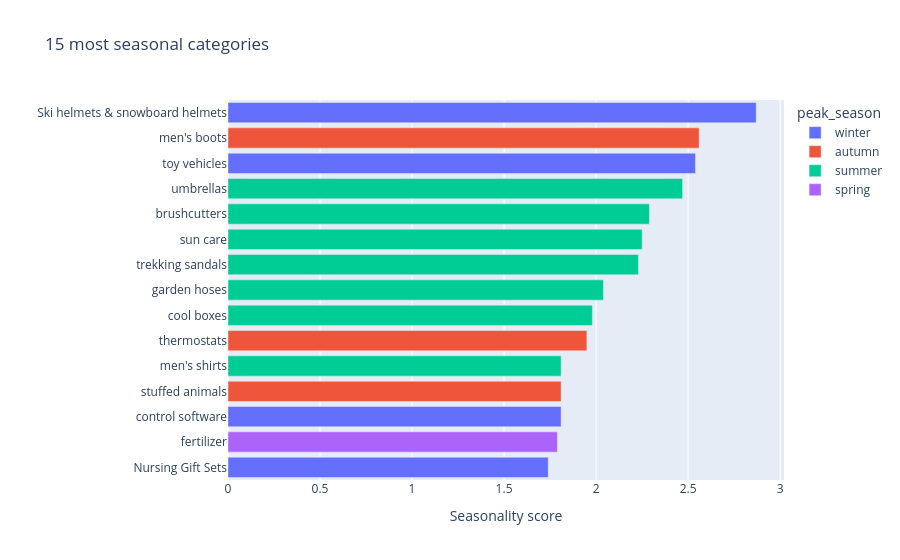

The notebook cell this image was saved under:
### Markdown cell above
#### 2.4 Most and least seasonal categories (Q1)

### Code cell
# Top 15 most seasonal categories, colored by peak season
top = kpis.sort_values("seasonality_score", ascending=False).head(15).reset_index()

fig = px.bar(top, x="seasonality_score", y="category", color="peak_season", orientation="h",
             hover_data=["peak_month", "low_month", "peak_vs_low"],
             title="15 most seasonal categories",
             labels={"seasonality_score": "Seasonality score", "category": ""})
fig.update_yaxes(categoryorder="total ascending")  # biggest bar on top
fig.show()

### Figure 1 — Plotly figure (JSON) as saved in the notebook; plotly's stock layout.template omitted (floating-point values rounded to 4 significant figures)
{"data": [{"customdata": [[1.0, 6.0, 21.43], [12.0, 6.0, 7.74], [1.0, 10.0, 6.04], [12.0, 9.0, 3.71]], "hovertemplate": "peak_season=winter<br>Seasonality score=%{x}<br>=%{y}<br>peak_month=%{customdata[0]}<br>low_month=%{customdata[1]}<br>peak_vs_low=%{customdata[2]}<extra></extra>", "legendgroup": "winter", "marker": {"color": "#636efa", "pattern": {"shape": ""}}, "name": "winter", "orientation": "h", "showlegend": true, "textposition": "auto", "type": "bar", "x": [2.87, 2.54, 1.81, 1.74], "xaxis": "x", "y": ["Ski helmets & snowboard helmets", "toy vehicles", "control software", "Nursing Gift Sets"], "yaxis": "y"}, {"customdata": [[11.0, 6.0, 13.46], [11.0, 6.0, 6.97], [11.0, 5.0, 3.95]], "hovertemplate": "peak_season=autumn<br>Seasonality score=%{x}<br>=%{y}<br>peak_month=%{customdata[0]}<br>low_month=%{customdata[1]}<br>peak_vs_low=%{customdata[2]}<extra></extra>", "legendgroup": "autumn", "marker": {"color": "#EF553B", "pattern": {"shape": ""}}, "name": "autumn", "orientation": "h", "showlegend": true, "textposition": "auto", "type": "bar", "x": [2.56, 1.95, 1.81], "xaxis": "x", "y": ["men's boots", "thermostats", "stuffed animals"], "yaxis": "y"}, {"customdata": [[6.0, 12.0, 19.04], [6.0, 1.0, 12.11], [6.0, 12.0, 6.81], [6.0, 12.0, 9.8], [7.0, 1.0, 9.6], [7.0, 12.0, 5.94], [7.0, 1.0, 7.38]], "hovertemplate": "peak_season=summer<br>Seasonality score=%{x}<br>=%{y}<br>peak_month=%{customdata[0]}<br>low_month=%{customdata[1]}<br>peak_vs_low=%{customdata[2]}<extra></extra>", "legendgroup": "summer", "marker": {"color": "#00cc96", "pattern": {"shape": ""}}, "name": "summer", "orientation": "h", "showlegend": true, "textposition": "auto", "type": "bar", "x": [2.47, 2.29, 2.25, 2.23, 2.04, 1.98, 1.81], "xaxis": "x", "y": ["umbrellas", "brushcutters", "sun care", "trekking sandals", "garden hoses", "cool boxes", "men's shirts"], "yaxis": "y"}, {"customdata": [[3.0, 12.0, 8.71]], "hovertemplate": "peak_season=spring<br>Seasonality score=%{x}<br>=%{y}<br>peak_month=%{customdata[0]}<br>low_month=%{customdata[1]}<br>peak_vs_low=%{customdata[2]}<extra></extra>", "legendgroup": "spring", "marker": {"color": "#ab63fa", "pattern": {"shape": ""}}, "name": "spring", "orientation": "h", "showlegend": true, "textposition": "auto", "type": "bar", "x": [1.79], "xaxis": "x", "y": ["fertilizer"], "yaxis": "y"}], "layout": {"barmode": "relative", "legend": {"title": {"text": "peak_season"}, "tracegroupgap": 0}, "title": {"text": "15 most seasonal categories"}, "xaxis": {"anchor": "y", "domain": [0, 1], "title": {"text": "Seasonality score"}}, "yaxis": {"anchor": "x", "categoryorder": "total ascending", "domain": [0, 1], "title": {"text": ""}}}}
